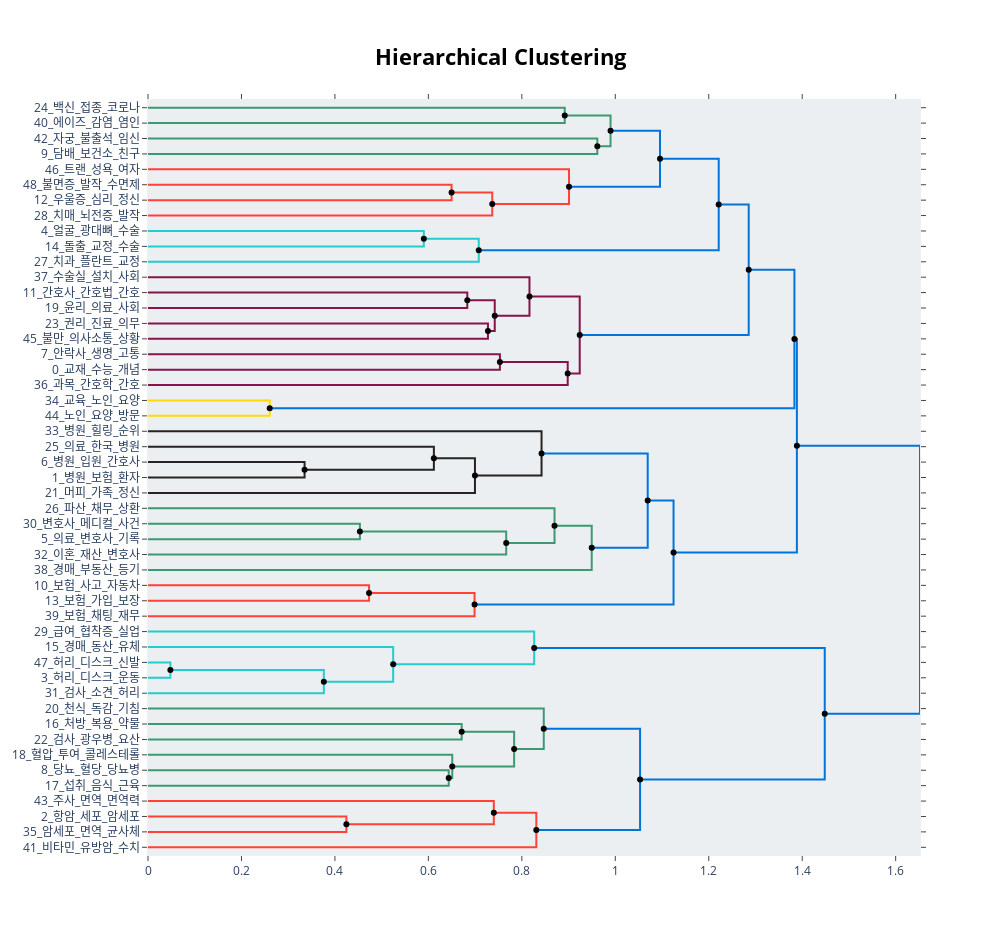

Source (notebook cell):
### Code cell
# 토픽 정보를 확인하거나 계층적 토픽에 대한 덴드로그램을 그림.

# 정보 확인, 시각화.
# topic_model.get_topic_info()
# topic_model.visualize_topics()

# 덴드로그램.
hierarchical_topics = topic_model.hierarchical_topics(docs)
topic_model.visualize_hierarchy(hierarchical_topics=hierarchical_topics)

### Figure 1 — Plotly figure (JSON) as saved in the notebook; plotly's stock layout.template omitted (floating-point values rounded to 4 significant figures)
{"data": [{"hoverinfo": "text", "marker": {"color": "rgb(61,153,112)"}, "mode": "lines", "text": ["백신_접종_코로나_바이러스_사망", "", "", "에이즈_감염_염인_바이러스_모기"], "type": "scatter", "x": [0, 0.8918, 0.8918, 0], "xaxis": "x", "y": [-5, -5, -15, -15], "yaxis": "y"}, {"hoverinfo": "text", "marker": {"color": "rgb(61,153,112)"}, "mode": "lines", "text": ["자궁_불출석_임신_근종_적출", "", "", "담배_보건소_친구_문자_금연"], "type": "scatter", "x": [0, 0.9615, 0.9615, 0], "xaxis": "x", "y": [-25, -25, -35, -35], "yaxis": "y"}, {"hoverinfo": "text", "marker": {"color": "rgb(61,153,112)"}, "mode": "lines", "text": ["백신_접종_코로나_감염_에이즈", "", "", "담배_보건소_친구_문자_금연"], "type": "scatter", "x": [0.8918, 0.9898, 0.9898, 0.9615], "xaxis": "x", "y": [-10, -10, -30, -30], "yaxis": "y"}, {"hoverinfo": "text", "marker": {"color": "rgb(255,65,54)"}, "mode": "lines", "text": ["불면증_발작_수면제_공황_현증", "", "", "우울증_심리_정신_우울_강박"], "type": "scatter", "x": [0, 0.6497, 0.6497, 0], "xaxis": "x", "y": [-55, -55, -65, -65], "yaxis": "y"}, {"hoverinfo": "text", "marker": {"color": "rgb(255,65,54)"}, "mode": "lines", "text": ["우울증_심리_정신_우울_강박", "", "", "치매_뇌전증_발작_기억력_지력"], "type": "scatter", "x": [0.6497, 0.7367, 0.7367, 0], "xaxis": "x", "y": [-60, -60, -75, -75], "yaxis": "y"}, {"hoverinfo": "text", "marker": {"color": "rgb(255,65,54)"}, "mode": "lines", "text": ["트랜_성욕_여자_욕구_남자", "", "", "우울증_정신_심리_장애_우울"], "type": "scatter", "x": [0, 0.901, 0.901, 0.7367], "xaxis": "x", "y": [-45, -45, -67.5, -67.5], "yaxis": "y"}, {"hoverinfo": "text", "marker": {"color": "rgb(0,116,217)"}, "mode": "lines", "text": ["담배_백신_보건소_친구_접종", "", "", "우울증_정신_심리_장애_증상"], "type": "scatter", "x": [0.9898, 1.096, 1.096, 0.901], "xaxis": "x", "y": [-20, -20, -56.25, -56.25], "yaxis": "y"}, {"hoverinfo": "text", "marker": {"color": "rgb(35,205,205)"}, "mode": "lines", "text": ["얼굴_광대뼈_수술_광대_축소", "", "", "돌출_교정_수술_치아_치과"], "type": "scatter", "x": [0, 0.5903, 0.5903, 0], "xaxis": "x", "y": [-85, -85, -95, -95], "yaxis": "y"}, {"hoverinfo": "text", "marker": {"color": "rgb(35,205,205)"}, "mode": "lines", "text": ["돌출_수술_교정_치아_치과", "", "", "치과_플란트_교정_비용_치아"], "type": "scatter", "x": [0.5903, 0.7078, 0.7078, 0], "xaxis": "x", "y": [-90, -90, -105, -105], "yaxis": "y"}, {"hoverinfo": "text", "marker": {"color": "rgb(0,116,217)"}, "mode": "lines", "text": ["담배_친구_백신_보건소_사람", "", "", "돌출_수술_교정_치아_치과"], "type": "scatter", "x": [1.096, 1.221, 1.221, 0.7078], "xaxis": "x", "y": [-38.12, -38.12, -97.5, -97.5], "yaxis": "y"}, {"hoverinfo": "text", "marker": {"color": "rgb(133,20,75)"}, "mode": "lines", "text": ["간호사_간호법_간호_윤리_제정", "", "", "윤리_의료_사회_주제_분야"], "type": "scatter", "x": [0, 0.6833, 0.6833, 0], "xaxis": "x", "y": [-125, -125, -135, -135], "yaxis": "y"}, {"hoverinfo": "text", "marker": {"color": "rgb(133,20,75)"}, "mode": "lines", "text": ["권리_진료_의무_비밀_환자", "", "", "불만_의사소통_상황_환자_의사"], "type": "scatter", "x": [0, 0.7275, 0.7275, 0], "xaxis": "x", "y": [-145, -145, -155, -155], "yaxis": "y"}, {"hoverinfo": "text", "marker": {"color": "rgb(133,20,75)"}, "mode": "lines", "text": ["간호사_윤리_간호법_간호_의료", "", "", "권리_환자_진료_의무_보호"], "type": "scatter", "x": [0.6833, 0.742, 0.742, 0.7275], "xaxis": "x", "y": [-130, -130, -150, -150], "yaxis": "y"}, {"hoverinfo": "text", "marker": {"color": "rgb(133,20,75)"}, "mode": "lines", "text": ["수술실_설치_사회_정의_구성원", "", "", "간호사_윤리_권리_간호법_의료"], "type": "scatter", "x": [0, 0.8163, 0.8163, 0.742], "xaxis": "x", "y": [-115, -115, -140, -140], "yaxis": "y"}, {"hoverinfo": "text", "marker": {"color": "rgb(133,20,75)"}, "mode": "lines", "text": ["안락사_생명_고통_죽음_인간", "", "", "교재_수능_개념_의견_단어"], "type": "scatter", "x": [0, 0.7531, 0.7531, 0], "xaxis": "x", "y": [-165, -165, -175, -175], "yaxis": "y"}, {"hoverinfo": "text", "marker": {"color": "rgb(133,20,75)"}, "mode": "lines", "text": ["안락사_생명_고통_죽음_인간", "", "", "과목_간호학_간호_교과_선택"], "type": "scatter", "x": [0.7531, 0.8982, 0.8982, 0], "xaxis": "x", "y": [-170, -170, -185, -185], "yaxis": "y"}, {"hoverinfo": "text", "marker": {"color": "rgb(133,20,75)"}, "mode": "lines", "text": ["간호사_윤리_권리_의료_간호법", "", "", "안락사_생명_고통_죽음_인간"], "type": "scatter", "x": [0.8163, 0.9239, 0.9239, 0.8982], "xaxis": "x", "y": [-127.5, -127.5, -177.5, -177.5], "yaxis": "y"}, {"hoverinfo": "text", "marker": {"color": "rgb(0,116,217)"}, "mode": "lines", "text": ["돌출_수술_교정_담배_치아", "", "", "안락사_생명_환자_간호사_고통"], "type": "scatter", "x": [1.221, 1.286, 1.286, 0.9239], "xaxis": "x", "y": [-67.81, -67.81, -152.5, -152.5], "yaxis": "y"}, {"hoverinfo": "text", "marker": {"color": "rgb(255,220,0)"}, "mode": "lines", "text": ["교육_노인_요양_방문_법정", "", "", "노인_요양_방문_어르신_의정부"], "type": "scatter", "x": [0, 0.2605, 0.2605, 0], "xaxis": "x", "y": [-195, -195, -205, -205], "yaxis": "y"}, {"hoverinfo": "text", "marker": {"color": "rgb(0,116,217)"}, "mode": "lines", "text": ["돌출_수술_교정_담배_치아", "", "", "노인_요양_방문_교육_의정부"], "type": "scatter", "x": [1.286, 1.383, 1.383, 0.2605], "xaxis": "x", "y": [-110.2, -110.2, -200, -200], "yaxis": "y"}, {"hoverinfo": "text", "marker": {"color": "rgb(40,35,35)"}, "mode": "lines", "text": ["병원_입원_간호사_어머니_진료", "", "", "병원_보험_환자_의사_진료"], "type": "scatter", "x": [0, 0.3351, 0.3351, 0], "xaxis": "x", "y": [-235, -235, -245, -245], "yaxis": "y"}, {"hoverinfo": "text", "marker": {"color": "rgb(40,35,35)"}, "mode": "lines", "text": ["의료_한국_병원_분쟁_요양원", "", "", "병원_입원_환자_진료_의사"], "type": "scatter", "x": [0, 0.6118, 0.6118, 0.3351], "xaxis": "x", "y": [-225, -225, -240, -240], "yaxis": "y"}, {"hoverinfo": "text", "marker": {"color": "rgb(40,35,35)"}, "mode": "lines", "text": ["병원_환자_입원_진료_의사", "", "", "머피_가족_정신_아버지_저희"], "type": "scatter", "x": [0.6118, 0.6997, 0.6997, 0], "xaxis": "x", "y": [-232.5, -232.5, -255, -255], "yaxis": "y"}, {"hoverinfo": "text", "marker": {"color": "rgb(40,35,35)"}, "mode": "lines", "text": ["병원_힐링_순위_검색_요양", "", "", "병원_환자_입원_진료_의사"], "type": "scatter", "x": [0, 0.8422, 0.8422, 0.6997], "xaxis": "x", "y": [-215, -215, -243.8, -243.8], "yaxis": "y"}, {"hoverinfo": "text", "marker": {"color": "rgb(61,153,112)"}, "mode": "lines", "text": ["변호사_메디컬_사건_상담_의료", "", "", "의료_변호사_기록_소송_환자"], "type": "scatter", "x": [0, 0.4535, 0.4535, 0], "xaxis": "x", "y": [-275, -275, -285, -285], "yaxis": "y"}, {"hoverinfo": "text", "marker": {"color": "rgb(61,153,112)"}, "mode": "lines", "text": ["변호사_의료_기록_법률_소송", "", "", "이혼_재산_변호사_상속_분할"], "type": "scatter", "x": [0.4535, 0.7666, 0.7666, 0], "xaxis": "x", "y": [-280, -280, -295, -295], "yaxis": "y"}, {"hoverinfo": "text", "marker": {"color": "rgb(61,153,112)"}, "mode": "lines", "text": ["파산_채무_상환_대출_회생", "", "", "변호사_의료_소송_기록_법률"], "type": "scatter", "x": [0, 0.87, 0.87, 0.7666], "xaxis": "x", "y": [-265, -265, -287.5, -287.5], "yaxis": "y"}, {"hoverinfo": "text", "marker": {"color": "rgb(61,153,112)"}, "mode": "lines", "text": ["변호사_의료_기록_소송_법률", "", "", "경매_부동산_등기_토지_경화"], "type": "scatter", "x": [0.87, 0.9496, 0.9496, 0], "xaxis": "x", "y": [-276.2, -276.2, -305, -305], "yaxis": "y"}, {"hoverinfo": "text", "marker": {"color": "rgb(0,116,217)"}, "mode": "lines", "text": ["병원_환자_입원_진료_의사", "", "", "변호사_의료_기록_소송_법률"], "type": "scatter", "x": [0.8422, 1.069, 1.069, 0.9496], "xaxis": "x", "y": [-229.4, -229.4, -290.6, -290.6], "yaxis": "y"}, {"hoverinfo": "text", "marker": {"color": "rgb(255,65,54)"}, "mode": "lines", "text": ["보험_사고_자동차_교통사고_보상", "", "", "보험_가입_보장_보험료_실비"], "type": "scatter", "x": [0, 0.4731, 0.4731, 0], "xaxis": "x", "y": [-315, -315, -325, -325], "yaxis": "y"}, {"hoverinfo": "text", "marker": {"color": "rgb(255,65,54)"}, "mode": "lines", "text": ["보험_가입_사고_보장_보상", "", "", "보험_채팅_재무_오픈_카카오톡"], "type": "scatter", "x": [0.4731, 0.6988, 0.6988, 0], "xaxis": "x", "y": [-320, -320, -335, -335], "yaxis": "y"}, {"hoverinfo": "text", "marker": {"color": "rgb(0,116,217)"}, "mode": "lines", "text": ["병원_변호사_환자_의료_진료", "", "", "보험_가입_사고_보장_보상"], "type": "scatter", "x": [1.069, 1.125, 1.125, 0.6988], "xaxis": "x", "y": [-260, -260, -327.5, -327.5], "yaxis": "y"}, {"hoverinfo": "text", "marker": {"color": "rgb(0,116,217)"}, "mode": "lines", "text": ["돌출_수술_교정_담배_치아", "", "", "보험_병원_환자_변호사_입원"], "type": "scatter", "x": [1.383, 1.389, 1.389, 1.125], "xaxis": "x", "y": [-155.1, -155.1, -293.8, -293.8], "yaxis": "y"}, {"hoverinfo": "text", "marker": {"color": "rgb(35,205,205)"}, "mode": "lines", "text": ["허리_디스크_신발_척추_운동", "", "", "허리_디스크_운동_신발_척추"], "type": "scatter", "x": [0, 0.04786, 0.04786, 0], "xaxis": "x", "y": [-365, -365, -375, -375], "yaxis": "y"}, {"hoverinfo": "text", "marker": {"color": "rgb(35,205,205)"}, "mode": "lines", "text": ["허리_디스크_운동_신발_척추", "", "", "검사_소견_허리_촬영_보험"], "type": "scatter", "x": [0.04786, 0.3763, 0.3763, 0], "xaxis": "x", "y": [-370, -370, -385, -385], "yaxis": "y"}, {"hoverinfo": "text", "marker": {"color": "rgb(35,205,205)"}, "mode": "lines", "text": ["경매_동산_유체_디스크_허리", "", "", "허리_디스크_운동_신발_척추"], "type": "scatter", "x": [0, 0.5247, 0.5247, 0.3763], "xaxis": "x", "y": [-355, -355, -377.5, -377.5], "yaxis": "y"}, {"hoverinfo": "text", "marker": {"color": "rgb(35,205,205)"}, "mode": "lines", "text": ["급여_협착증_실업_수급_퇴직금", "", "", "허리_디스크_운동_신발_척추"], "type": "scatter", "x": [0, 0.8264, 0.8264, 0.5247], "xaxis": "x", "y": [-345, -345, -366.2, -366.2], "yaxis": "y"}, {"hoverinfo": "text", "marker": {"color": "rgb(61,153,112)"}, "mode": "lines", "text": ["처방_복용_약물_약국_처방전", "", "", "검사_광우병_요산_통풍_회복"], "type": "scatter", "x": [0, 0.6713, 0.6713, 0], "xaxis": "x", "y": [-405, -405, -415, -415], "yaxis": "y"}, {"hoverinfo": "text", "marker": {"color": "rgb(61,153,112)"}, "mode": "lines", "text": ["당뇨_혈당_당뇨병_인슐린_비타민", "", "", "섭취_음식_근육_식단_영양사"], "type": "scatter", "x": [0, 0.6436, 0.6436, 0], "xaxis": "x", "y": [-435, -435, -445, -445], "yaxis": "y"}, {"hoverinfo": "text", "marker": {"color": "rgb(61,153,112)"}, "mode": "lines", "text": ["혈압_투여_콜레스테롤_혈증_심장", "", "", "당뇨_혈당_당뇨병_인슐린_섭취"], "type": "scatter", "x": [0, 0.6511, 0.6511, 0.6436], "xaxis": "x", "y": [-425, -425, -440, -440], "yaxis": "y"}, {"hoverinfo": "text", "marker": {"color": "rgb(61,153,112)"}, "mode": "lines", "text": ["복용_처방_처방전_약물_약국", "", "", "당뇨_혈당_당뇨병_인슐린_섭취"], "type": "scatter", "x": [0.6713, 0.7835, 0.7835, 0.6511], "xaxis": "x", "y": [-410, -410, -432.5, -432.5], "yaxis": "y"}, {"hoverinfo": "text", "marker": {"color": "rgb(61,153,112)"}, "mode": "lines", "text": ["천식_독감_기침_기름_호두", "", "", "당뇨_혈당_당뇨병_인슐린_섭취"], "type": "scatter", "x": [0, 0.8469, 0.8469, 0.7835], "xaxis": "x", "y": [-395, -395, -421.2, -421.2], "yaxis": "y"}, {"hoverinfo": "text", "marker": {"color": "rgb(255,65,54)"}, "mode": "lines", "text": ["항암_세포_암세포_치료_섭취", "", "", "암세포_면역_균사체_기전_항암"], "type": "scatter", "x": [0, 0.4245, 0.4245, 0], "xaxis": "x", "y": [-465, -465, -475, -475], "yaxis": "y"}, {"hoverinfo": "text", "marker": {"color": "rgb(255,65,54)"}, "mode": "lines", "text": ["주사_면역_면역력_요법_겨우살이", "", "", "항암_암세포_세포_면역_물질"], "type": "scatter", "x": [0, 0.7401, 0.7401, 0.4245], "xaxis": "x", "y": [-455, -455, -470, -470], "yaxis": "y"}, {"hoverinfo": "text", "marker": {"color": "rgb(255,65,54)"}, "mode": "lines", "text": ["항암_암세포_면역_세포_물질", "", "", "비타민_유방암_수치_세포_여성"], "type": "scatter", "x": [0.7401, 0.831, 0.831, 0], "xaxis": "x", "y": [-462.5, -462.5, -485, -485], "yaxis": "y"}, {"hoverinfo": "text", "marker": {"color": "rgb(0,116,217)"}, "mode": "lines", "text": ["당뇨_혈당_당뇨병_인슐린_섭취", "", "", "항암_암세포_세포_면역_비타민"], "type": "scatter", "x": [0.8469, 1.053, 1.053, 0.831], "xaxis": "x", "y": [-408.1, -408.1, -473.8, -473.8], "yaxis": "y"}, {"hoverinfo": "text", "marker": {"color": "rgb(0,116,217)"}, "mode": "lines", "text": ["허리_디스크_운동_신발_척추", "", "", "항암_세포_당뇨_암세포_비타민"], "type": "scatter", "x": [0.8264, 1.448, 1.448, 1.053], "xaxis": "x", "y": [-355.6, -355.6, -440.9, -440.9], "yaxis": "y"}, {"hoverinfo": "text", "marker": {"color": "rgb(0,116,217)"}, "mode": "lines", "text": ["돌출_수술_교정_환자_보험", "", "", "허리_디스크_운동_치료_신발"], "type": "scatter", "x": [1.389, 1.652, 1.652, 1.448], "xaxis": "x", "y": [-224.4, -224.4, -398.3, -398.3], "yaxis": "y"}, {"hoverinfo": "text", "hovertext": ["백신_접종_코로나_감염_에이즈", "우울증_심리_정신_우울_강박", "담배_백신_보건소_친구_접종", "돌출_수술_교정_치아_치과", "담배_친구_백신_보건소_사람", "간호사_윤리_간호법_간호_의료", "안락사_생명_고통_죽음_인간", "간호사_윤리_권리_의료_간호법", "돌출_수술_교정_담배_치아", "돌출_수술_교정_담배_치아", "병원_환자_입원_진료_의사", "변호사_의료_기록_법률_소송", "변호사_의료_기록_소송_법률", "병원_환자_입원_진료_의사", "보험_가입_사고_보장_보상", "병원_변호사_환자_의료_진료", "돌출_수술_교정_담배_치아", "허리_디스크_운동_신발_척추", "복용_처방_처방전_약물_약국", "항암_암세포_면역_세포_물질", "당뇨_혈당_당뇨병_인슐린_섭취", "허리_디스크_운동_신발_척추", "돌출_수술_교정_환자_보험"], "marker": {"color": "black"}, "mode": "markers", "showlegend": false, "type": "scatter", "x": [0.8918, 0.6497, 0.9898, 0.5903, 1.096, 0.6833, 0.7531, 0.8163, 1.221, 1.286, 0.6118, 0.4535, 0.87, 0.8422, 0.4731, 1.069, 1.383, 0.04786, 0.6713, 0.7401, 0.8469, 0.8264, 1.389], "y": [-10, -60, -20, -90, -38.12, -130, -170, -127.5, -67.81, -110.2, -232.5, -280, -276.2, -229.4, -320, -260, -155.1, -370, -410, -462.5, -408.1, -355.6, -224.4]}, {"hoverinfo": "text", "hovertext": ["담배_보건소_친구_문자_금연", "우울증_정신_심리_장애_우울", "우울증_정신_심리_장애_증상", "돌출_수술_교정_치아_치과", "권리_환자_진료_의무_보호", "간호사_윤리_권리_간호법_의료", "안락사_생명_고통_죽음_인간", "안락사_생명_환자_간호사_고통", "노인_요양_방문_교육_의정부", "병원_입원_환자_진료_의사", "병원_환자_입원_진료_의사", "변호사_의료_소송_기록_법률", "변호사_의료_기록_소송_법률", "보험_가입_사고_보장_보상", "보험_병원_환자_변호사_입원", "허리_디스크_운동_신발_척추", "허리_디스크_운동_신발_척추", "당뇨_혈당_당뇨병_인슐린_섭취", "당뇨_혈당_당뇨병_인슐린_섭취", "당뇨_혈당_당뇨병_인슐린_섭취", "항암_암세포_세포_면역_물질", "항암_암세포_세포_면역_비타민", "항암_세포_당뇨_암세포_비타민", "허리_디스크_운동_치료_신발"], "marker": {"color": "black"}, "mode": "markers", "showlegend": false, "type": "scatter", "x": [0.9615, 0.7367, 0.901, 0.7078, 0.7275, 0.742, 0.8982, 0.9239, 0.2605, 0.3351, 0.6997, 0.7666, 0.9496, 0.6988, 1.125, 0.3763, 0.5247, 0.6436, 0.6511, 0.7835, 0.4245, 0.831, 1.053, 1.448], "y": [-30, -67.5, -56.25, -97.5, -150, -140, -177.5, -152.5, -200, -240, -243.8, -287.5, -290.6, -327.5, -293.8, -377.5, -366.2, -440, -432.5, -421.2, -470, -473.8, -440.9, -398.3]}], "layout": {"autosize": false, "height": 935, "hoverlabel": {"bgcolor": "white", "font": {"family": "Rockwell", "size": 16}}, "hovermode": "closest", "plot_bgcolor": "#ECEFF1", "showlegend": false, "title": {"font": {"color": "Black", "size": 22}, "text": "<b>Hierarchical Clustering</b>", "x": 0.5, "xanchor": "center", "yanchor": "top"}, "width": 1000, "xaxis": {"mirror": "allticks", "rangemode": "tozero", "showgrid": false, "showline": true, "showticklabels": true, "ticks": "outside", "type": "linear", "zeroline": false}, "yaxis": {"mirror": "allticks", "range": [-490, 0], "rangemode": "tozero", "showgrid": false, "showline": true, "showticklabels": true, "tickmode": "array", "ticks": "outside", "ticktext": ["24_백신_접종_코로나", "40_에이즈_감염_염인", "42_자궁_불출석_임신", "9_담배_보건소_친구", "46_트랜_성욕_여자", "48_불면증_발작_수면제", "12_우울증_심리_정신", "28_치매_뇌전증_발작", "4_얼굴_광대뼈_수술", "14_돌출_교정_수술", "27_치과_플란트_교정", "37_수술실_설치_사회", "11_간호사_간호법_간호", "19_윤리_의료_사회", "23_권리_진료_의무", "45_불만_의사소통_상황", "7_안락사_생명_고통", "0_교재_수능_개념", "36_과목_간호학_간호", "34_교육_노인_요양", "44_노인_요양_방문", "33_병원_힐링_순위", "25_의료_한국_병원", "6_병원_입원_간호사", "1_병원_보험_환자", "21_머피_가족_정신", "26_파산_채무_상환", "30_변호사_메디컬_사건", "5_의료_변호사_기록", "32_이혼_재산_변호사", "38_경매_부동산_등기", "10_보험_사고_자동차", "13_보험_가입_보장", "39_보험_채팅_재무", "29_급여_협착증_실업", "15_경매_동산_유체", "47_허리_디스크_신발", "3_허리_디스크_운동", "31_검사_소견_허리", "20_천식_독감_기침", "16_처방_복용_약물", "22_검사_광우병_요산", "18_혈압_투여_콜레스테롤", "8_당뇨_혈당_당뇨병", "17_섭취_음식_근육", "43_주사_면역_면역력", "2_항암_세포_암세포", "35_암세포_면역_균사체", "41_비타민_유방암_수치"], "tickvals": [-5, -15, -25, -35, -45, -55, -65, -75, -85, -95, -105, -115, -125, -135, -145, -155, -165, -175, -185, -195, -205, -215, -225, -235, -245, -255, -265, -275, -285, -295, -305, -315, -325, -335, -345, -355, -365, -375, -385, -395, -405, -415, -425, -435, -445, -455, -465, -475, -485], "type": "linear", "zeroline": false}}}
